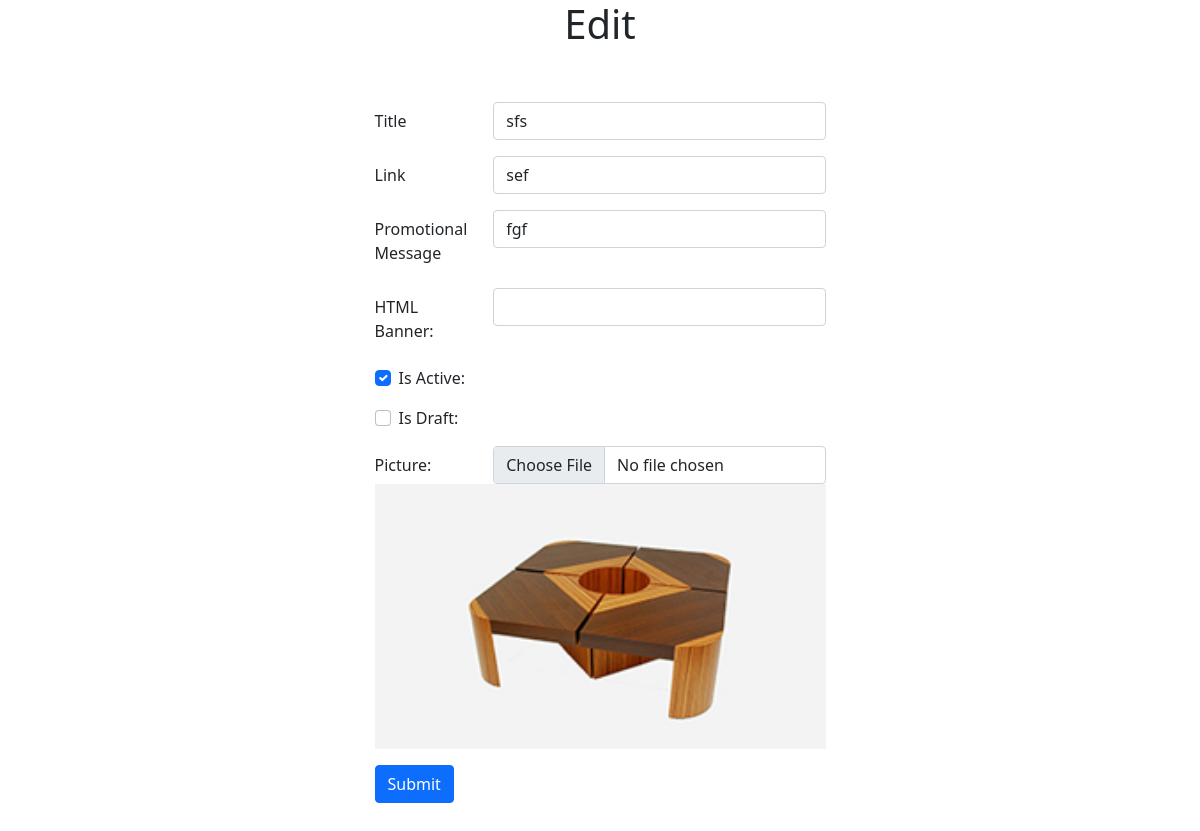
/admin/Banners/edit.php?id=14, run on the app's committed database.
### tables this page shows
CREATE TABLE `banner` (
  `id` int(11) NOT NULL,
  `title` varchar(255) NOT NULL,
  `link` varchar(255) NOT NULL,
  `promotional_message` varchar(255) NOT NULL,
  `html_banner` varchar(255) NOT NULL,
  `is_draft` tinyint(4) NOT NULL DEFAULT '0',
  `picture` varchar(255) DEFAULT NULL,
  `created_at` datetime NOT NULL DEFAULT CURRENT_TIMESTAMP,
  `modified_at` datetime NOT NULL DEFAULT CURRENT_TIMESTAMP,
  `is_active` tinyint(4) NOT NULL DEFAULT '0'
);

### src/Banner.php (called while the page is built, shortened)
<?php
class Banner{
    public $conn = null;
    public function __construct()
    {
        $this->conn = new PDO("mysql:host=localhost;dbname=ecommerce",
            'root', '');
        $this->conn->setAttribute(PDO::ATTR_ERRMODE,
            PDO::ERRMODE_EXCEPTION);
    }
    public function edit($id){
        $query = "SELECT * FROM `banner` WHERE id = :id";
        $stmt = $this->conn->prepare($query);
        $stmt->bindParam(':id', $id);
        $result = $stmt->execute();
        $banner = $stmt->fetch();
        return $banner;
    }
}
?>

### config.php (called while the page is built, shortened)
<?php
$webroot = 'http://localhost/batch1-arfan/crud/';
?>

### admin/Banners/edit.php (the view, shortened to what this page needs)
<?php
include_once($_SERVER['DOCUMENT_ROOT']."/batch1-arfan/crud/config.php");
$_id = $_GET['id'];
$_banner = new Banner();
$banner = $_banner->edit($_id);
?>
<!doctype html>
<html lang="en">
<head>
    <link href="https://cdn.jsdelivr.net/npm/bootstrap@5.1.3/dist/css/bootstrap.min.css" rel="stylesheet">
</head>
<body>
<section>
    <div class="container">
        <div class="row justify-content-center">
            <div class="col-md-5">
                <h1 class="text-center mb-4">Edit</h1>
                <form method="post" action="update.php" enctype="multipart/form-data">
                    <div class="mb-3 row">
                        <label for="inputId" class="col-md-3 col-form-label"></label>
                        <div class="col-md-9">
                        </div>
                    </div>
                    <div class="mb-3 row">
                        <label for="inputTitle" class="col-md-3 col-form-label">Title</label>
                        <div class="col-md-9">
                            <input
                                type="text"
                                class="form-control"
                                id="inputTitle"
                                name="title"
                                value="<?=$banner['title']?>"
                            >
                        </div>
                    </div>
                    <div class="mb-3 row">
                        <label for="inputTitle" class="col-md-3 col-form-label">Link</label>
                        <div class="col-md-9">
                            <input
                                type="text"
                                class="form-control"
                                id="inputLink"
                                name="link"
                                value="<?=$banner['link']?>"
                            >
                        </div>
                    </div>
                    <div class="mb-3 row">
                        <label for="inputTitle" class="col-md-3 col-form-label">Promotional Message</label>
                        <div class="col-md-9">
                            <input
                                type="text"
                                class="form-control"
                                id="inputPro_mes"
                                name="promotional_message"
                                value="<?=$banner['promotional_message']?>"
                            >
                        </div>
                    </div>
                    <div class="mb-3 row">
                        <label for="inputHTML_banner" class="col-md-3 col-form-label">HTML Banner:</label>
                        <div class="col-md-9">
                            <input
                                    type="text"
                                    class="form-control"
                                    id="inputHTML_banner"
                                    name="html_banner"
                                    value="<?=$banner['html_banner']?>"
                            >
                        </div>
                    </div>
                    <div class="mb-3 row form-check">
                        <div class="col-md-9">
                            <?php
                            if ($banner['is_active'] == 0) {
                                ?>
                                <input type="checkbox"
                                       class="form-check-input"
                                       id="inputIsActive"
                                       name="is_active"
                                       value="1"
                                >
                                <?php
                            } else {
                                ?>
                                <input type="checkbox"
                                       class="form-check-input"
                                       id="inputIsActive"
                                       name="is_active"
                                       value="1"
                                       checked
                                >
                                <?php
                            }
                            ?>
                        </div>
                        <label for="inputIsActive" class="col-md-3  form-check-label">
                            Is Active:
                        </label>
                    </div>
                    <div class="mb-3 row form-check">
                        <div class="col-md-9">
                            <?php
                            if ($banner['is_draft'] == 0) {
                                ?>
                                <input type="checkbox"
                                       class="form-check-input"
                                       id="inputIsDraft"
                                       name="is_draft"
                                       value="1"
                                >
                                <?php
                            }
                            ?>
                        </div>
                        <label for="inputIsDraft" class="col-md-3  form-check-label">
                            Is Draft:
                        </label>
                    </div>
                    <div class="mb-3 row">
                        <label for="inputFile" class="col-md-3         col-form-label">Picture:</label>
                        <div class="col-md-9">
                            <input
                                    type="file"
                                    class="form-control"
                                    id="inputFile"
                                    name="picture"
                                    value="<?=$banner['picture'];?>"
                            >
                        </div>
                        <img src="<?=$webroot;?>uploads/<?=$banner['picture'];                       ?>">
                    </div>
                    <div class="mb-3 row">
                        <div class="col-auto">
                            <button type="submit" class="btn btn-primary mb-3">Submit</button>
                        </div>
                    </div>
                </form>
            </div>
        </div>
    </div>
</section>
</body>
</html>

### data on the page
banner: title "sfs", link "sef", promotional_message "fgf", picture (picture)
